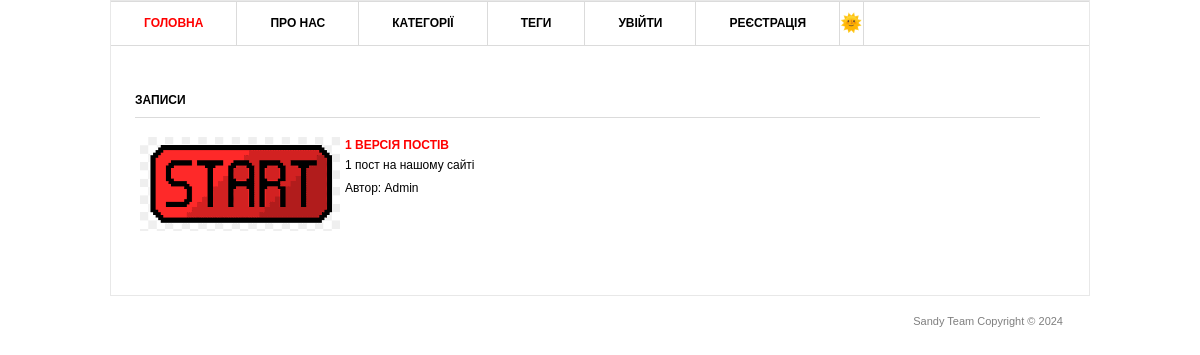
Before: / with the older database file.
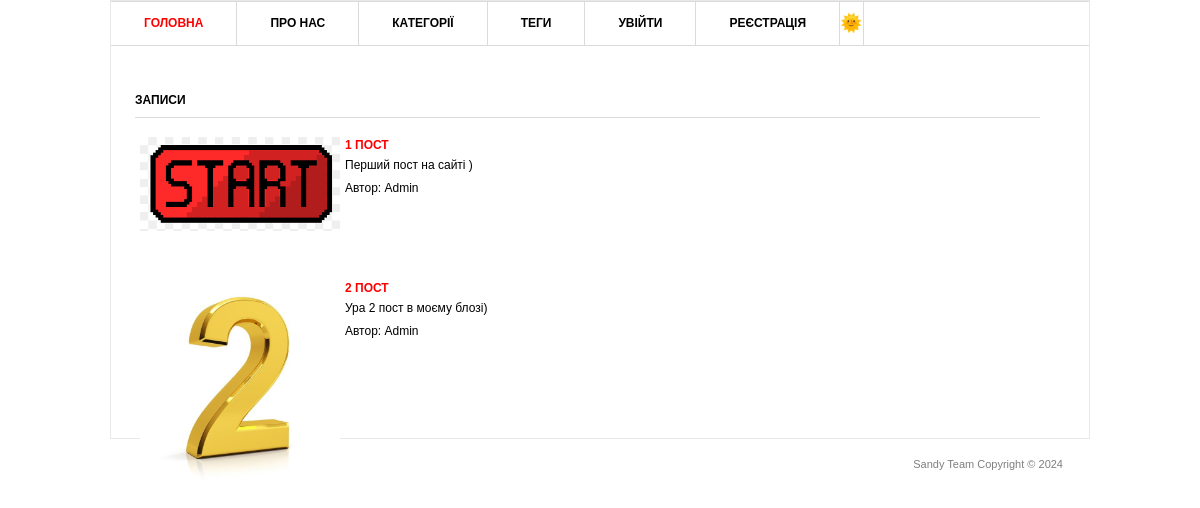
After: the same page with the newer database file.
### blog/models.py (models this page shows, shortened)
class Post(models.Model):
    title = models.CharField('Заголовок записа', max_length=100)
    description = models.TextField('Текст записа')
    author = models.CharField('Нік автора', max_length=100)
    date = models.DateField('Дата  публікацій')
    img = models.ImageField("Зображення", upload_to='2024')
    class Meta:
        verbose_name = 'Запис'
        verbose_name_plural = 'Записи'

### blog/views.py (the view)
# urls.py: path('', views.PostView.as_view(), name='home'),
class PostView(View):
    def get(self, request):
        posts = Post.objects.all()
        return render(request, 'blog.html', {'post_list': posts})

### static/templates/blog.html (shortened to what this page needs)
{% extends "base.html" %}
{% block content %}
<div id="content" class="left">
    <div class="projects">
        <h3>Записи</h3>
        {% for post in post_list %}
        <div class="item">
            <div class="image left">
                <img src="{{ post.img.url }}" width="200px"/>
            </div>
            <div class="text left">
                <h4><a href="{{ post.id }}">{{ post.title }}</a></h4>
                <p>{{ post.description }}</p>
                <p>Автор:  {{ post.author }}</p>
            </div>
        </div>
        {% endfor %}
    </div>
</div>
{% endblock %}

### static/templates/base.html (shortened to what this page needs)
{% load static %}
<!DOCTYPE html>
<html lang="uk">
<head>
   <link rel="stylesheet" href="{% static 'css/style.css' %}" type="text/css" media="all" />
</head>
<body class="light-theme">
<div class="shell">
    <div class="border">
        <div id="navigation">
            <ul>
                <li><a href="/" class="active">Головна</a></li>
                <li><a href="/about">Про нас</a></li>
                <li><a href="/categories">Категорії</a></li>
                <li><a href="/tags">Теги</a></li>
                {% if user.is_authenticated %}
                    <li><a href="/profile">Мій профіль</a></li>
                    {% if user.is_author %}
                        <li><a href="/my-articles">Мої статті</a></li>
                        <li><a href="/article/create">Нова стаття</a></li>
                    {% endif %}
                    {% if user.is_admin %}
                        <li><a href="/admin">Адмін панель</a></li>
                        <li><a href="/manage-announcements">Оголошення</a></li>
                    {% endif %}
                    <li><a href="/logout">Вийти</a></li>
                {% else %}
                    <li><a href="/login">Увійти</a></li>
                    <li><a href="/register">Реєстрація</a></li>
                {% endif %}
                <li>
                    <span id="sun-icon" class="theme-toggle">🌞</span>
                </li>
            </ul>
        </div>
        <div id="main">
            {% block content %}{% endblock %}
        </div>
    </div>
    <div id="footer">
        <p class="copy right">Sandy Team Copyright &copy; 2024</p>
    </div>
</div>
</body>
</html>

### static/css/style.css (style rules this page uses)
* { margin: 0; padding: 0; outline:0; }
body { font-size: 12px; line-height: 20px; font-family: Georgia, Arial, Helvetica, Sans-Serif; color: #333; background: url() repeat 0 0; }
a { color: #ff0000; text-decoration: none; cursor:pointer; }
.left, .alignleft { float: left; display: inline; }
.right, .alignright { float: right; display: inline; }
.shell { width: 980px; margin: 0 auto; }
.border { border: 1px solid #e8e8e8; background: #fff; position: relative; }
#navigation { height: 43px; border-top: 1px solid #dbdbdb; border-bottom: 1px solid #dbdbdb; }
#navigation ul { list-style: none; }
#navigation ul li { float: left; height: 43px; border-right: 1px solid #dbdbdb; font-size: 12px; line-height: 43px; font-weight: bold; text-transform: uppercase; }
#navigation ul li a { float: left; height: 43px; color: #000; padding: 0 33px; }
#navigation ul li a:hover, #navigation ul li a.active { color: #ff0000; text-decoration: none; }
#main { width: 932px; padding: 37px 24px 17px 24px; }
#main h3 { font-size: 12px; line-height: 15px; color: #000; text-transform: uppercase; border-bottom: 1px solid #dbdbdb; padding: 0 0 9px 0; }
#content { width: 905px; }
.projects { padding: 10px 0 0 0; }
.projects h3 { margin: 0 0 17px 0; }
.projects .item { margin: 0 0 28px 0; }
.projects .image { width: 183px; height: 111px; border: 0px solid #dbdbdb; padding: 2px; margin: 0 20px 0 3px; }
.projects .text { width: 600px; }
.projects .text h4 { font-size: 12px; line-height: 15px; color: #333; text-transform: uppercase; padding: 3px 0 2px 0; }
.projects .text p { padding: 0 0 3px 0; }
#footer { font-family: Arial, sans-serif; font-size: 11px; line-height: 14px; color: #7f7f7f; padding: 18px 27px 20px 38px; }
body.light-theme { background-color: white; color: black; }

### static/templates/base.html (style rules this page uses)
body.light-theme { background-color: white; color: black; }
.theme-toggle { cursor: pointer; font-size: 1.5em; }

Changed rows visible on the page:
removed Post: img (picture), title "1 ВЕРСІЯ ПОСТІВ", description "1 пост на нашому сайті", author "Admin"
added Post: img (picture), title "1 ПОСТ", description "Перший пост на сайті )", author "Admin"
added Post: img (picture), title "2 ПОСТ", description "Ура 2 пост в моєму блозі)", author "Admin"
